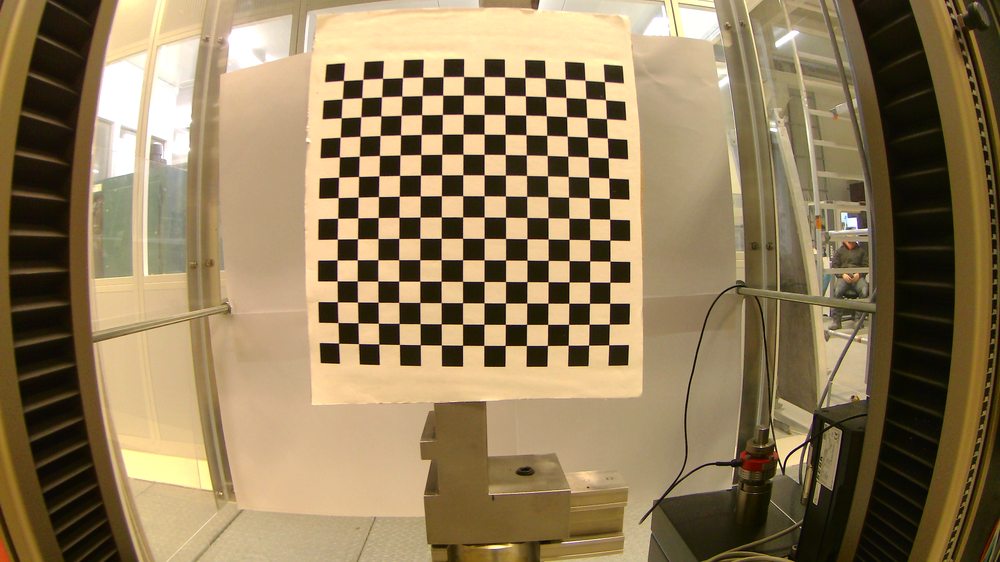
#> input picture src/calibration_images/calib_00.png, 1000 x 562 px, shrunk from 1920 x 1080 before the run; its folder holds 4 pictures in this run
$ python run_calibration.py
#> lines starting #> are read from the running program, lines starting #| are printed output that depends on the picture
import numpy as np
import cv2
import glob
from config import CHECKERBOARD_DIMS, IMAGE_DIR, SQUARE_SIZE_MM

# --- Parameters ---
checkerboard_dims = CHECKERBOARD_DIMS
SQUARE_SIZE_MM = SQUARE_SIZE_MM
image_dir = IMAGE_DIR
# ------------------

# Prepare object points (now scaled to real-world mm)
objp = np.zeros((checkerboard_dims[0] * checkerboard_dims[1], 3), np.float32)
objp[:,:2] = np.mgrid[0:checkerboard_dims[0], 0:checkerboard_dims[1]].T.reshape(-1,2)
objp = objp * SQUARE_SIZE_MM

# Arrays to store points
objpoints = []
imgpoints = []

images = glob.glob(image_dir)
gray = None # Initialize gray to ensure it has a value

for fname in images:
    img = cv2.imread(fname)
#> img is the input picture: shape (562, 1000, 3); mean B, G, R 90, 125, 145.4
    gray = cv2.cvtColor(img, cv2.COLOR_BGR2GRAY)
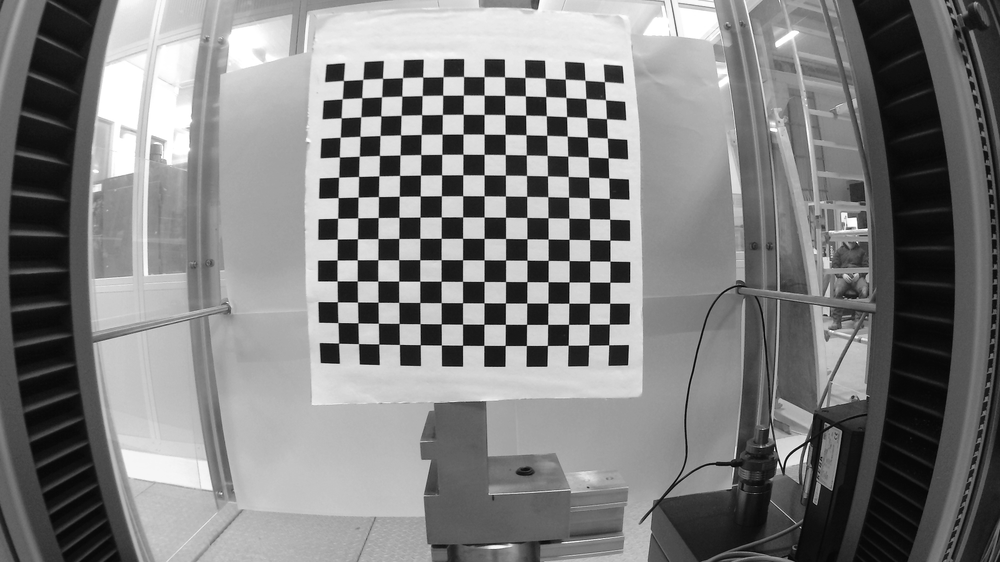
#> gray: shape (562, 1000); min 1, max 255, mean 127.1
    ret, corners = cv2.findChessboardCorners(gray, checkerboard_dims, None)
#> ret = True; corners = 196 rows, first 8: [343.5, 80.48], [362.8, 79.36], [382.5, 78.34], [402.5, 77.64], [422.7, 77.08], [443.1, 76.69], [463.5, 76.48], [484, 76.56]
    if ret:
        objpoints.append(objp)
        criteria = (cv2.TERM_CRITERIA_EPS + cv2.TERM_CRITERIA_MAX_ITER, 30, 0.001)
        corners2 = cv2.cornerSubPix(gray, corners, (11,11), (-1,-1), criteria)
#> corners2 = 196 rows, first 8: [343.4, 80.47], [362.8, 79.36], [382.5, 78.36], [402.5, 77.59], [422.7, 77.01], [443.1, 76.64], [463.6, 76.46], [484.1, 76.59]
        imgpoints.append(corners2)
        print(f"Corners found in {fname}")
    else:
        print(f"Corners NOT found in {fname}")
#> pass 2 of the loop `for fname in images:`:
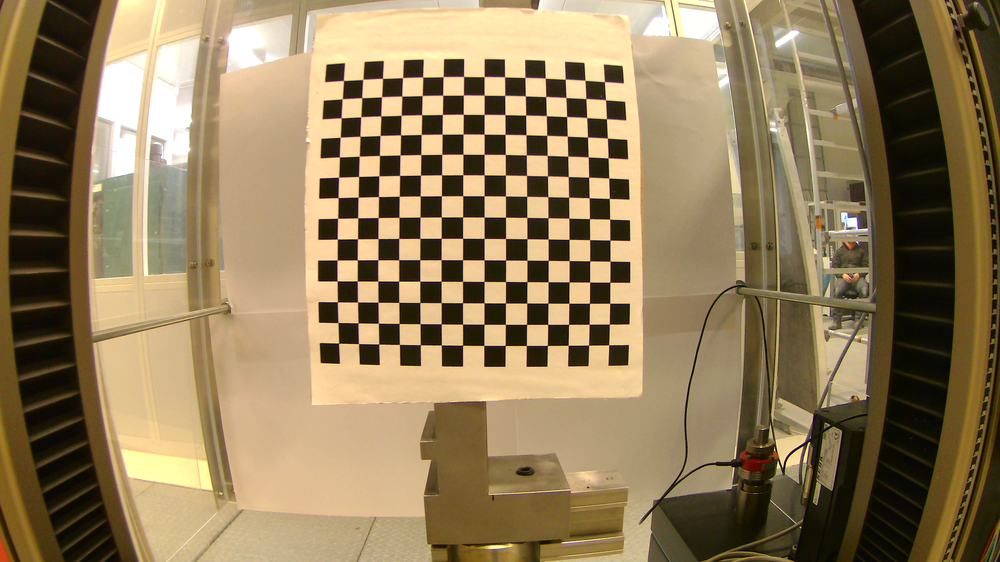
#> input picture src/calibration_images/calib_01.png, 1000 x 562 px, shrunk from 1920 x 1080 before the run
#> img is the input picture: shape (562, 1000, 3); mean B, G, R 90.1, 125.2, 145.6
#> `gray = cv2.cvtColor(img, cv2.COLOR_BGR2GRAY)`:
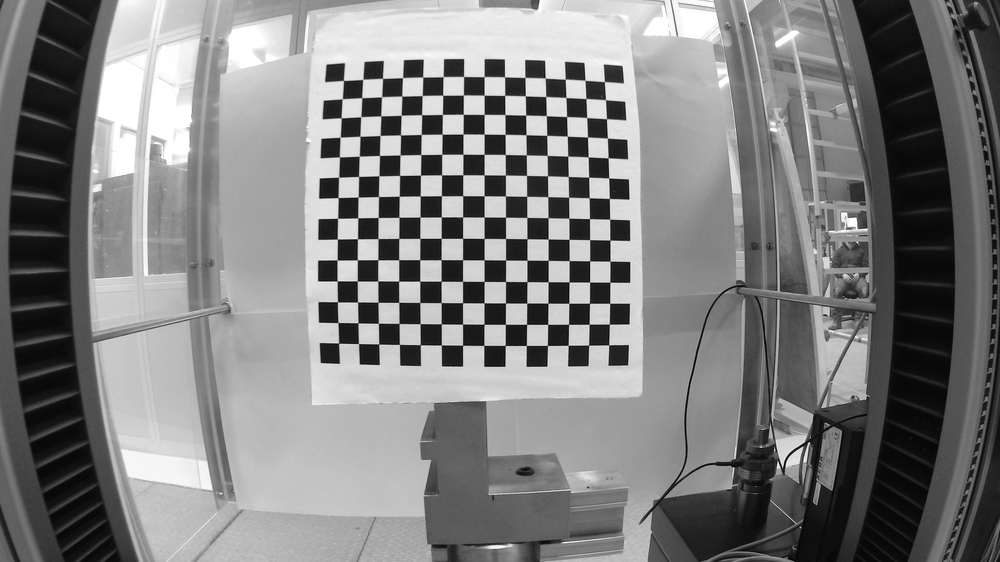
#> gray: shape (562, 1000); min 1, max 255, mean 127.3
#> corners = 196 rows, first 8: [343.4, 80.45], [362.8, 79.36], [382.5, 78.36], [402.5, 77.62], [422.7, 77.03], [443.1, 76.65], [463.5, 76.51], [484.1, 76.55]
#> corners2 = 196 rows, first 8: [343.4, 80.46], [362.8, 79.35], [382.5, 78.36], [402.5, 77.58], [422.7, 77.01], [443.1, 76.62], [463.6, 76.47], [484.1, 76.58]
#> pass 3 of the loop `for fname in images:`:
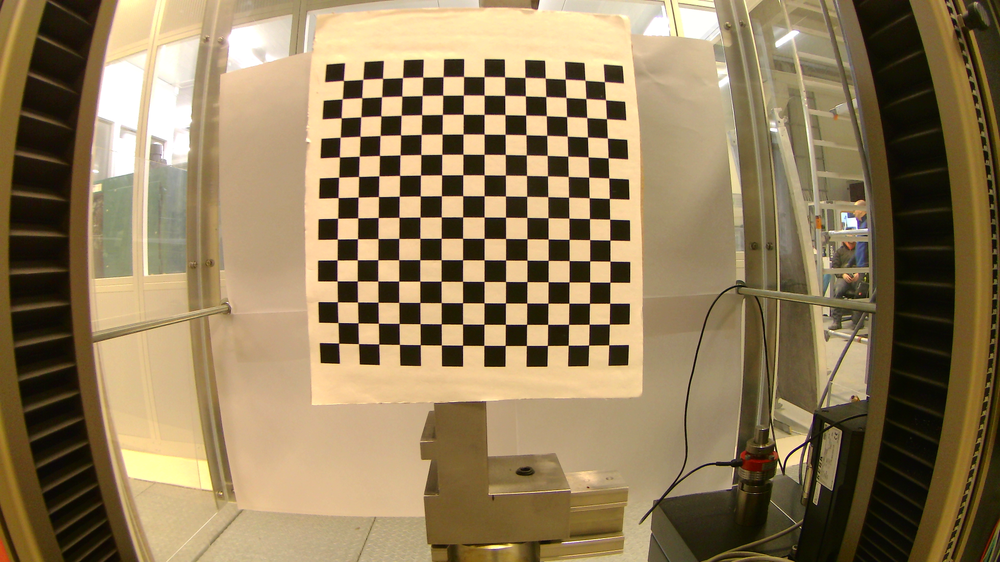
#> input picture src/calibration_images/calib_02.png, 1000 x 562 px, shrunk from 1920 x 1080 before the run
#> img is the input picture: shape (562, 1000, 3); mean B, G, R 90, 125, 145.3
#> `gray = cv2.cvtColor(img, cv2.COLOR_BGR2GRAY)`:
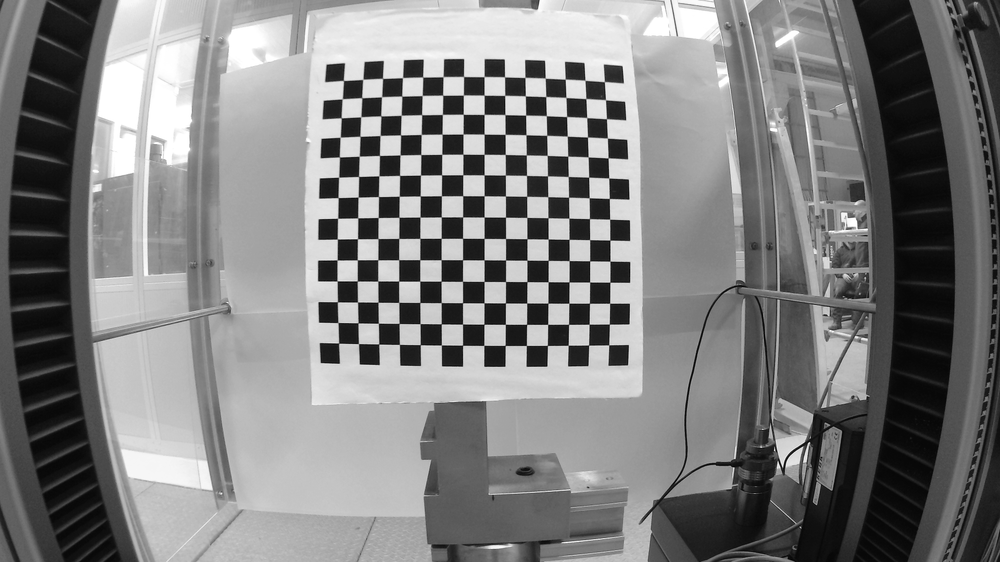
#> gray: shape (562, 1000); min 1, max 255, mean 127
#> corners = 196 rows, first 8: [343.5, 80.47], [362.8, 79.3], [382.5, 78.38], [402.5, 77.59], [422.6, 77.01], [443, 76.67], [463.5, 76.49], [484.1, 76.55]
#> corners2 = 196 rows, first 8: [343.4, 80.44], [362.8, 79.34], [382.5, 78.35], [402.5, 77.59], [422.7, 77.02], [443.1, 76.63], [463.5, 76.46], [484.1, 76.57]
#> the loop made 4 passes; the first 3 are shown

if not objpoints:
    print("\nError: No chessboard corners were found in any images. Calibration cannot proceed.")
    print("Please check your CHECKERBOARD_DIMS, image quality, and lighting.")
else:
    # --- Perform Calibration ---
    ret, mtx, dist, rvecs, tvecs = cv2.calibrateCamera(objpoints, imgpoints, gray.shape[::-1], None, None)

    if ret:
        print("\n" + "="*40)
        print("      Calibration Successful!")
        print(f"\nOverall Mean Re-projection Error: {ret:.4f} pixels")
        print("="*40 + "\n")
        print("0.0-0.5 excellent")
        print("0.5-1.0 sufficient")
        print(">1.00 bad")
        print("\n"+"="*40 + "\n")

        # --- Save ONLY the camera matrix and distortion coefficients ---
        # The pixels_per_mm ratio will be calculated in the main analysis script
        # based on the specific video being analyzed for higher accuracy.
        np.savez('camera_calibration_data.npz', mtx=mtx, dist=dist)
        print("Calibration data (mtx, dist) saved to camera_calibration_data.npz")
    else:
        print("\nCalibration failed.")
